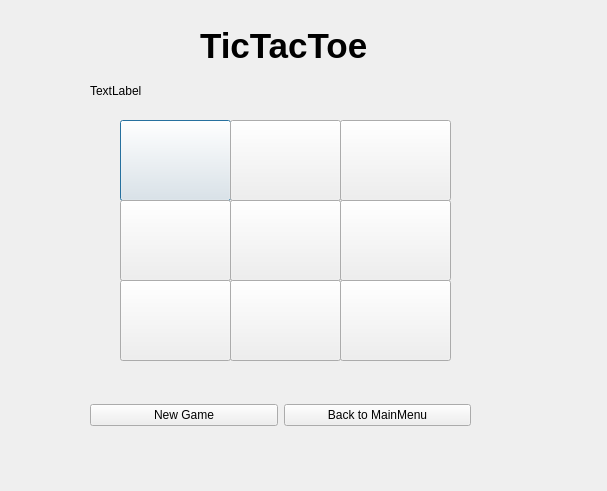
<?xml version="1.0" encoding="UTF-8"?>
<ui version="4.0">
 <class>titlegameboard</class>
 <widget class="QDialog" name="titlegameboard">
  <property name="geometry">
   <rect>
    <x>0</x>
    <y>0</y>
    <width>607</width>
    <height>491</height>
   </rect>
  </property>
  <property name="windowTitle">
   <string>Dialog</string>
  </property>
  <widget class="QLabel" name="label">
   <property name="geometry">
    <rect>
     <x>200</x>
     <y>20</y>
     <width>201</width>
     <height>51</height>
    </rect>
   </property>
   <property name="font">
    <font>
     <pointsize>26</pointsize>
     <bold>true</bold>
    </font>
   </property>
   <property name="text">
    <string>TicTacToe</string>
   </property>
  </widget>
  <widget class="QPushButton" name="button1">
   <property name="geometry">
    <rect>
     <x>120</x>
     <y>120</y>
     <width>111</width>
     <height>81</height>
    </rect>
   </property>
   <property name="text">
    <string/>
   </property>
  </widget>
  <widget class="QPushButton" name="button2">
   <property name="geometry">
    <rect>
     <x>230</x>
     <y>120</y>
     <width>111</width>
     <height>81</height>
    </rect>
   </property>
   <property name="text">
    <string/>
   </property>
  </widget>
  <widget class="QPushButton" name="button3">
   <property name="geometry">
    <rect>
     <x>340</x>
     <y>120</y>
     <width>111</width>
     <height>81</height>
    </rect>
   </property>
   <property name="text">
    <string/>
   </property>
  </widget>
  <widget class="QPushButton" name="button4">
   <property name="geometry">
    <rect>
     <x>120</x>
     <y>200</y>
     <width>111</width>
     <height>81</height>
    </rect>
   </property>
   <property name="text">
    <string/>
   </property>
  </widget>
  <widget class="QPushButton" name="button5">
   <property name="geometry">
    <rect>
     <x>230</x>
     <y>200</y>
     <width>111</width>
     <height>81</height>
    </rect>
   </property>
   <property name="text">
    <string/>
   </property>
  </widget>
  <widget class="QPushButton" name="button6">
   <property name="geometry">
    <rect>
     <x>340</x>
     <y>200</y>
     <width>111</width>
     <height>81</height>
    </rect>
   </property>
   <property name="text">
    <string/>
   </property>
  </widget>
  <widget class="QPushButton" name="button7">
   <property name="geometry">
    <rect>
     <x>120</x>
     <y>280</y>
     <width>111</width>
     <height>81</height>
    </rect>
   </property>
   <property name="text">
    <string/>
   </property>
  </widget>
  <widget class="QPushButton" name="button8">
   <property name="geometry">
    <rect>
     <x>230</x>
     <y>280</y>
     <width>111</width>
     <height>81</height>
    </rect>
   </property>
   <property name="text">
    <string/>
   </property>
  </widget>
  <widget class="QPushButton" name="button9">
   <property name="geometry">
    <rect>
     <x>340</x>
     <y>280</y>
     <width>111</width>
     <height>81</height>
    </rect>
   </property>
   <property name="text">
    <string/>
   </property>
  </widget>
  <widget class="QLabel" name="winner">
   <property name="geometry">
    <rect>
     <x>60</x>
     <y>80</y>
     <width>111</width>
     <height>20</height>
    </rect>
   </property>
   <property name="text">
    <string/>
   </property>
  </widget>
  <widget class="QLabel" name="turnLabel">
   <property name="geometry">
    <rect>
     <x>90</x>
     <y>80</y>
     <width>281</width>
     <height>21</height>
    </rect>
   </property>
   <property name="text">
    <string>TextLabel</string>
   </property>
  </widget>
  <widget class="QWidget" name="horizontalLayoutWidget">
   <property name="geometry">
    <rect>
     <x>90</x>
     <y>400</y>
     <width>381</width>
     <height>31</height>
    </rect>
   </property>
   <layout class="QHBoxLayout" name="horizontalLayout">
    <item>
     <widget class="QPushButton" name="startNewGame">
      <property name="text">
       <string>New Game</string>
      </property>
     </widget>
    </item>
    <item>
     <widget class="QPushButton" name="titleMainwindowbutton">
      <property name="text">
       <string>Back to MainMenu</string>
      </property>
     </widget>
    </item>
   </layout>
  </widget>
 </widget>
 <resources/>
 <connections/>
</ui>
